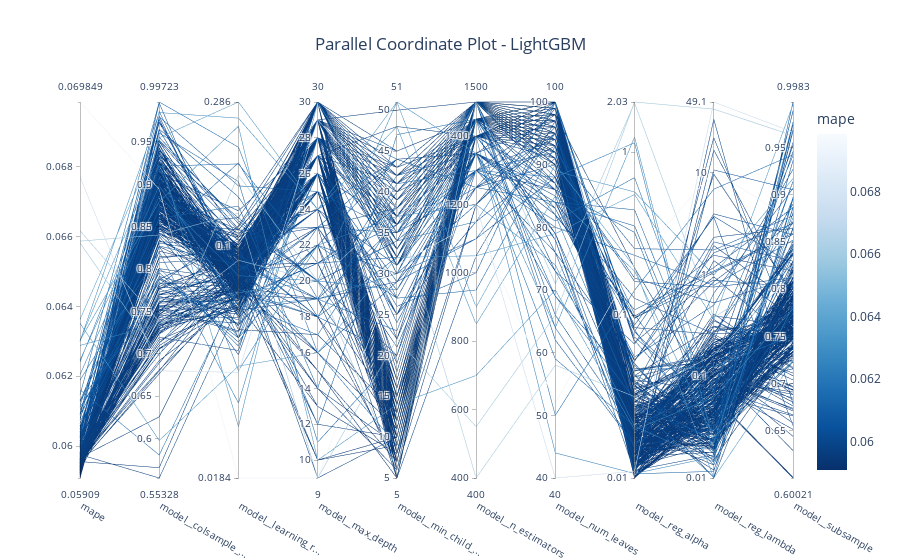

Source (notebook cell):
### Code cell
fig2 = optuna.visualization.plot_parallel_coordinate(loaded_study, target_name=TARGET_NAME)

current_title = fig2.layout.title.text if fig2.layout.title and fig2.layout.title.text else ""
fig2.update_layout(title_text=f"{current_title} - {model_name}", title_x=0.5)

fig2.show()

### Figure 1 — Plotly figure (JSON) as saved in the notebook; plotly's stock layout.template omitted (floating-point values rounded to 4 significant figures; data arrays with more than 128 entries replaced by an {"elided": "..."} marker saying what was removed)
{"data": [{"dimensions": [{"label": "mape", "range": [0.05909, 0.06985], "values": {"elided": "368 float values"}}, {"label": "model__colsample_...", "range": [0.5533, 0.9972], "values": {"elided": "368 float values"}}, {"label": "model__learning_r...", "range": [-1.734, -0.5434], "ticktext": ["0.0184", "0.1", "0.286"], "tickvals": [-1.734, -1, -0.5434], "values": {"elided": "368 float values"}}, {"label": "model__max_depth", "range": [9, 30], "values": {"elided": "368 int values"}}, {"label": "model__min_child_...", "range": [5, 51], "values": {"elided": "368 int values"}}, {"label": "model__n_estimators", "range": [400, 1500], "values": {"elided": "368 int values"}}, {"label": "model__num_leaves", "range": [40, 100], "values": {"elided": "368 int values"}}, {"label": "model__reg_alpha", "range": [-1.999, 0.3082], "ticktext": ["0.01", "0.1", "1", "2.03"], "tickvals": [-1.999, -1, 0, 0.3082], "values": {"elided": "368 float values"}}, {"label": "model__reg_lambda", "range": [-1.999, 1.691], "ticktext": ["0.01", "0.1", "1", "10", "49.1"], "tickvals": [-1.999, -1, 0, 1, 1.691], "values": {"elided": "368 float values"}}, {"label": "model__subsample", "range": [0.6002, 0.9983], "values": {"elided": "368 float values"}}], "labelangle": 30, "labelside": "bottom", "line": {"color": {"elided": "368 float values"}, "colorbar": {"title": {"text": "mape"}}, "colorscale": [[0, "rgb(247,251,255)"], [0.125, "rgb(222,235,247)"], [0.25, "rgb(198,219,239)"], [0.375, "rgb(158,202,225)"], [0.5, "rgb(107,174,214)"], [0.625, "rgb(66,146,198)"], [0.75, "rgb(33,113,181)"], [0.875, "rgb(8,81,156)"], [1, "rgb(8,48,107)"]], "reversescale": true, "showscale": true}, "type": "parcoords"}], "layout": {"title": {"text": "Parallel Coordinate Plot - LightGBM", "x": 0.5}}}
